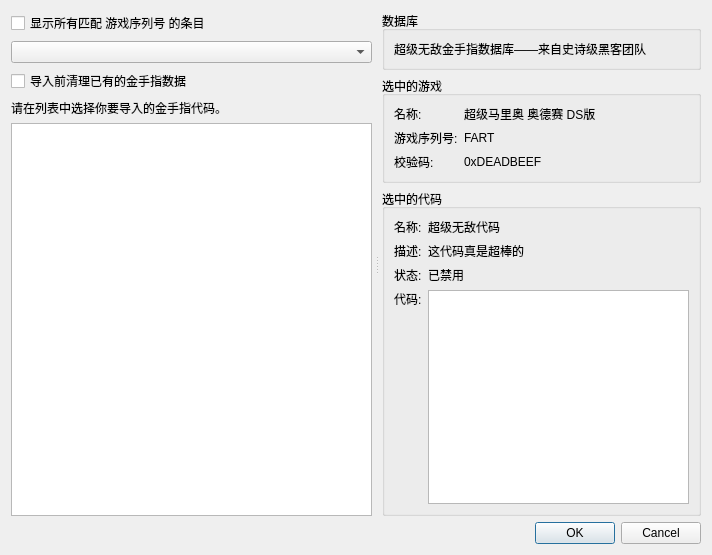
<?xml version="1.0" encoding="UTF-8"?>
<ui version="4.0">
 <class>CheatImportDialog</class>
 <widget class="QDialog" name="CheatImportDialog">
  <property name="geometry">
   <rect>
    <x>0</x>
    <y>0</y>
    <width>712</width>
    <height>555</height>
   </rect>
  </property>
  <property name="windowTitle">
   <string>导入金手指代码 - melonDS</string>
  </property>
  <layout class="QVBoxLayout" name="verticalLayout_3">
   <item>
    <widget class="QSplitter" name="splitter">
     <property name="orientation">
      <enum>Qt::Orientation::Horizontal</enum>
     </property>
     <property name="handleWidth">
      <number>2</number>
     </property>
     <property name="childrenCollapsible">
      <bool>false</bool>
     </property>
     <widget class="QWidget" name="layoutWidget">
      <layout class="QVBoxLayout" name="verticalLayout">
       <property name="rightMargin">
        <number>4</number>
       </property>
       <item>
        <widget class="QCheckBox" name="chkShowAllMatches">
         <property name="text">
          <string>显示所有匹配 游戏序列号 的条目</string>
         </property>
        </widget>
       </item>
       <item>
        <widget class="QComboBox" name="cbEntryList"/>
       </item>
       <item>
        <widget class="QCheckBox" name="chkRemoveOld">
         <property name="text">
          <string>导入前清理已有的金手指数据</string>
         </property>
        </widget>
       </item>
       <item>
        <widget class="QLabel" name="label_8">
         <property name="text">
          <string>请在列表中选择你要导入的金手指代码。</string>
         </property>
        </widget>
       </item>
       <item>
        <widget class="QTreeView" name="tvCheatList">
         <property name="sizePolicy">
          <sizepolicy hsizetype="Expanding" vsizetype="Expanding">
           <horstretch>0</horstretch>
           <verstretch>0</verstretch>
          </sizepolicy>
         </property>
         <property name="editTriggers">
          <set>QAbstractItemView::EditTrigger::NoEditTriggers</set>
         </property>
         <property name="headerHidden">
          <bool>true</bool>
         </property>
        </widget>
       </item>
      </layout>
     </widget>
     <widget class="QWidget" name="layoutWidget2">
      <layout class="QVBoxLayout" name="vlRightPanel" stretch="0,0,1">
       <property name="leftMargin">
        <number>4</number>
       </property>
       <item>
        <widget class="QGroupBox" name="gbDatabaseInfo">
         <property name="title">
          <string>数据库</string>
         </property>
         <layout class="QVBoxLayout" name="verticalLayout_4">
          <item>
           <widget class="QLabel" name="lblDatabaseName">
            <property name="sizePolicy">
             <sizepolicy hsizetype="Expanding" vsizetype="Preferred">
              <horstretch>0</horstretch>
              <verstretch>0</verstretch>
             </sizepolicy>
            </property>
            <property name="text">
             <string>超级无敌金手指数据库——来自史诗级黑客团队</string>
            </property>
            <property name="textFormat">
             <enum>Qt::TextFormat::PlainText</enum>
            </property>
            <property name="wordWrap">
             <bool>true</bool>
            </property>
           </widget>
          </item>
         </layout>
        </widget>
       </item>
       <item>
        <widget class="QGroupBox" name="gbEntryInfo">
         <property name="sizePolicy">
          <sizepolicy hsizetype="Preferred" vsizetype="Preferred">
           <horstretch>0</horstretch>
           <verstretch>0</verstretch>
          </sizepolicy>
         </property>
         <property name="title">
          <string>选中的游戏</string>
         </property>
         <layout class="QFormLayout" name="formLayout">
          <item row="0" column="0">
           <widget class="QLabel" name="label_2">
            <property name="text">
             <string>名称:</string>
            </property>
           </widget>
          </item>
          <item row="0" column="1">
           <widget class="QLabel" name="lblEntryName">
            <property name="sizePolicy">
             <sizepolicy hsizetype="Expanding" vsizetype="Preferred">
              <horstretch>0</horstretch>
              <verstretch>0</verstretch>
             </sizepolicy>
            </property>
            <property name="text">
             <string>超级马里奥 奥德赛 DS版</string>
            </property>
            <property name="textFormat">
             <enum>Qt::TextFormat::PlainText</enum>
            </property>
            <property name="wordWrap">
             <bool>true</bool>
            </property>
           </widget>
          </item>
          <item row="1" column="0">
           <widget class="QLabel" name="label_3">
            <property name="text">
             <string>游戏序列号:</string>
            </property>
           </widget>
          </item>
          <item row="1" column="1">
           <widget class="QLabel" name="lblEntryGameCode">
            <property name="text">
             <string>FART</string>
            </property>
            <property name="textFormat">
             <enum>Qt::TextFormat::PlainText</enum>
            </property>
           </widget>
          </item>
          <item row="2" column="0">
           <widget class="QLabel" name="label_5">
            <property name="text">
             <string>校验码:</string>
            </property>
           </widget>
          </item>
          <item row="2" column="1">
           <widget class="QLabel" name="lblEntryChecksum">
            <property name="text">
             <string>0xDEADBEEF</string>
            </property>
            <property name="textFormat">
             <enum>Qt::TextFormat::PlainText</enum>
            </property>
           </widget>
          </item>
         </layout>
        </widget>
       </item>
       <item>
        <widget class="QGroupBox" name="gbCodeInfo">
         <property name="sizePolicy">
          <sizepolicy hsizetype="Preferred" vsizetype="Preferred">
           <horstretch>0</horstretch>
           <verstretch>0</verstretch>
          </sizepolicy>
         </property>
         <property name="title">
          <string>选中的代码</string>
         </property>
         <layout class="QFormLayout" name="formLayout_3">
          <item row="0" column="0">
           <widget class="QLabel" name="label">
            <property name="sizePolicy">
             <sizepolicy hsizetype="Preferred" vsizetype="Preferred">
              <horstretch>0</horstretch>
              <verstretch>0</verstretch>
             </sizepolicy>
            </property>
            <property name="text">
             <string>名称:</string>
            </property>
            <property name="alignment">
             <set>Qt::AlignmentFlag::AlignLeading|Qt::AlignmentFlag::AlignLeft|Qt::AlignmentFlag::AlignTop</set>
            </property>
           </widget>
          </item>
          <item row="0" column="1">
           <widget class="QLabel" name="lblCodeName">
            <property name="sizePolicy">
             <sizepolicy hsizetype="Expanding" vsizetype="Preferred">
              <horstretch>0</horstretch>
              <verstretch>0</verstretch>
             </sizepolicy>
            </property>
            <property name="text">
             <string>超级无敌代码</string>
            </property>
            <property name="textFormat">
             <enum>Qt::TextFormat::PlainText</enum>
            </property>
            <property name="wordWrap">
             <bool>true</bool>
            </property>
           </widget>
          </item>
          <item row="1" column="0">
           <widget class="QLabel" name="label_6">
            <property name="sizePolicy">
             <sizepolicy hsizetype="Preferred" vsizetype="Preferred">
              <horstretch>0</horstretch>
              <verstretch>0</verstretch>
             </sizepolicy>
            </property>
            <property name="text">
             <string>描述:</string>
            </property>
            <property name="alignment">
             <set>Qt::AlignmentFlag::AlignLeading|Qt::AlignmentFlag::AlignLeft|Qt::AlignmentFlag::AlignTop</set>
            </property>
           </widget>
          </item>
          <item row="1" column="1">
           <widget class="QLabel" name="lblCodeDesc">
            <property name="sizePolicy">
             <sizepolicy hsizetype="Expanding" vsizetype="Preferred">
              <horstretch>0</horstretch>
              <verstretch>0</verstretch>
             </sizepolicy>
            </property>
            <property name="text">
             <string>这代码真是超棒的</string>
            </property>
            <property name="textFormat">
             <enum>Qt::TextFormat::PlainText</enum>
            </property>
            <property name="wordWrap">
             <bool>true</bool>
            </property>
           </widget>
          </item>
          <item row="2" column="0">
           <widget class="QLabel" name="lblCodeStatusLabel">
            <property name="sizePolicy">
             <sizepolicy hsizetype="Preferred" vsizetype="Preferred">
              <horstretch>0</horstretch>
              <verstretch>0</verstretch>
             </sizepolicy>
            </property>
            <property name="text">
             <string>状态:</string>
            </property>
           </widget>
          </item>
          <item row="2" column="1">
           <widget class="QLabel" name="lblCodeStatus">
            <property name="sizePolicy">
             <sizepolicy hsizetype="Preferred" vsizetype="Preferred">
              <horstretch>0</horstretch>
              <verstretch>0</verstretch>
             </sizepolicy>
            </property>
            <property name="text">
             <string>已禁用</string>
            </property>
            <property name="textFormat">
             <enum>Qt::TextFormat::PlainText</enum>
            </property>
           </widget>
          </item>
          <item row="3" column="0">
           <widget class="QLabel" name="lblCodeCodeLabel">
            <property name="sizePolicy">
             <sizepolicy hsizetype="Preferred" vsizetype="Preferred">
              <horstretch>0</horstretch>
              <verstretch>0</verstretch>
             </sizepolicy>
            </property>
            <property name="text">
             <string>代码:</string>
            </property>
            <property name="alignment">
             <set>Qt::AlignmentFlag::AlignLeading|Qt::AlignmentFlag::AlignLeft|Qt::AlignmentFlag::AlignTop</set>
            </property>
           </widget>
          </item>
          <item row="3" column="1">
           <widget class="QPlainTextEdit" name="txtCodeCode">
            <property name="sizePolicy">
             <sizepolicy hsizetype="Expanding" vsizetype="Expanding">
              <horstretch>0</horstretch>
              <verstretch>0</verstretch>
             </sizepolicy>
            </property>
            <property name="font">
             <font>
              <family>Noto Sans Mono</family>
             </font>
            </property>
            <property name="sizeAdjustPolicy">
             <enum>QAbstractScrollArea::SizeAdjustPolicy::AdjustToContents</enum>
            </property>
            <property name="readOnly">
             <bool>true</bool>
            </property>
           </widget>
          </item>
         </layout>
        </widget>
       </item>
      </layout>
     </widget>
    </widget>
   </item>
   <item>
    <widget class="QDialogButtonBox" name="buttonBox">
     <property name="orientation">
      <enum>Qt::Orientation::Horizontal</enum>
     </property>
     <property name="standardButtons">
      <set>QDialogButtonBox::StandardButton::Cancel|QDialogButtonBox::StandardButton::Ok</set>
     </property>
    </widget>
   </item>
  </layout>
 </widget>
 <resources/>
 <connections>
  <connection>
   <sender>buttonBox</sender>
   <signal>accepted()</signal>
   <receiver>CheatImportDialog</receiver>
   <slot>accept()</slot>
   <hints>
    <hint type="sourcelabel">
     <x>248</x>
     <y>254</y>
    </hint>
    <hint type="destinationlabel">
     <x>157</x>
     <y>274</y>
    </hint>
   </hints>
  </connection>
  <connection>
   <sender>buttonBox</sender>
   <signal>rejected()</signal>
   <receiver>CheatImportDialog</receiver>
   <slot>reject()</slot>
   <hints>
    <hint type="sourcelabel">
     <x>316</x>
     <y>260</y>
    </hint>
    <hint type="destinationlabel">
     <x>286</x>
     <y>274</y>
    </hint>
   </hints>
  </connection>
 </connections>
</ui>
